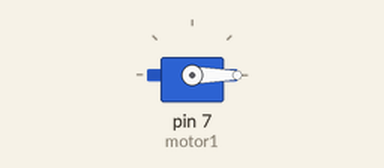
A sketch run on a simulated Arduino Uno, built with avr-gcc and run on an emulated ATmega328P. On the bench: servo. What the sketch prints to the serial monitor is not drawn.

Above: at 0.05 s.
At 4.05 s:
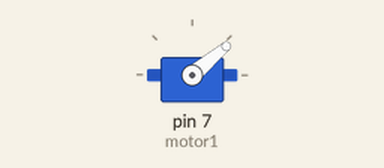
At 6.95 s:
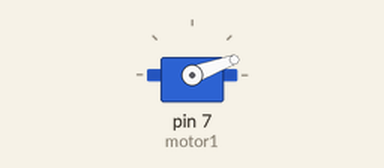
Timing chart, 0 to 10.5 s (numbered marks = the images above):
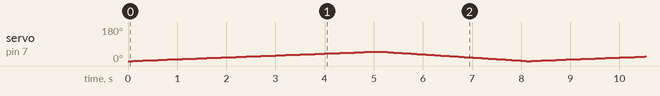

The sketch:

prueba_servo_inferior.ino
```cpp
#include <Servo.h>
Servo motor1;
int angservo;
void setup() {
  // put your setup code here, to run once:
  motor1.attach(7);
  Serial.begin(9600);

}

void loop() {
  // put your main code here, to run repeatedly:
  angservo = motor1.read();
  Serial.println(angservo);

     for (int i = 0; i <= 50; i++) {
    // Desplazamos al ángulo correspondiente
    motor1.write(i);
    // Hacemos una pausa de 25ms
    delay(100);
  }
  for (int i = 50; i > 0; i--){
    motor1.write(i);
    delay(60);
  }
}
```
